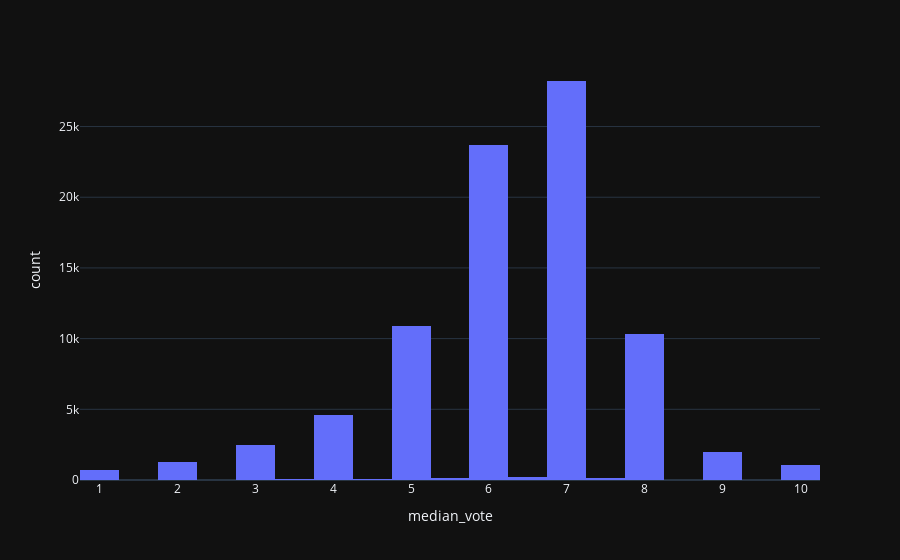

Notebook code for this chart:
### Code cell
px.histogram(data_frame=df,x="median_vote").show()

### Figure 1 — Plotly figure (JSON) as saved in the notebook; plotly's stock layout.template omitted (floating-point values rounded to 4 significant figures; data arrays with more than 128 entries replaced by an {"elided": "..."} marker saying what was removed)
{"data": [{"alignmentgroup": "True", "bingroup": "x", "hovertemplate": "median_vote=%{x}<br>count=%{y}<extra></extra>", "legendgroup": "", "marker": {"color": "#636efa", "pattern": {"shape": ""}}, "name": "", "offsetgroup": "", "orientation": "v", "showlegend": false, "x": {"elided": "85855 float values"}, "xaxis": "x", "yaxis": "y", "type": "histogram"}], "layout": {"xaxis": {"anchor": "y", "domain": [0.0, 1.0], "title": {"text": "median_vote"}}, "yaxis": {"anchor": "x", "domain": [0.0, 1.0], "title": {"text": "count"}}, "legend": {"tracegroupgap": 0}, "margin": {"t": 60}, "barmode": "relative"}}
